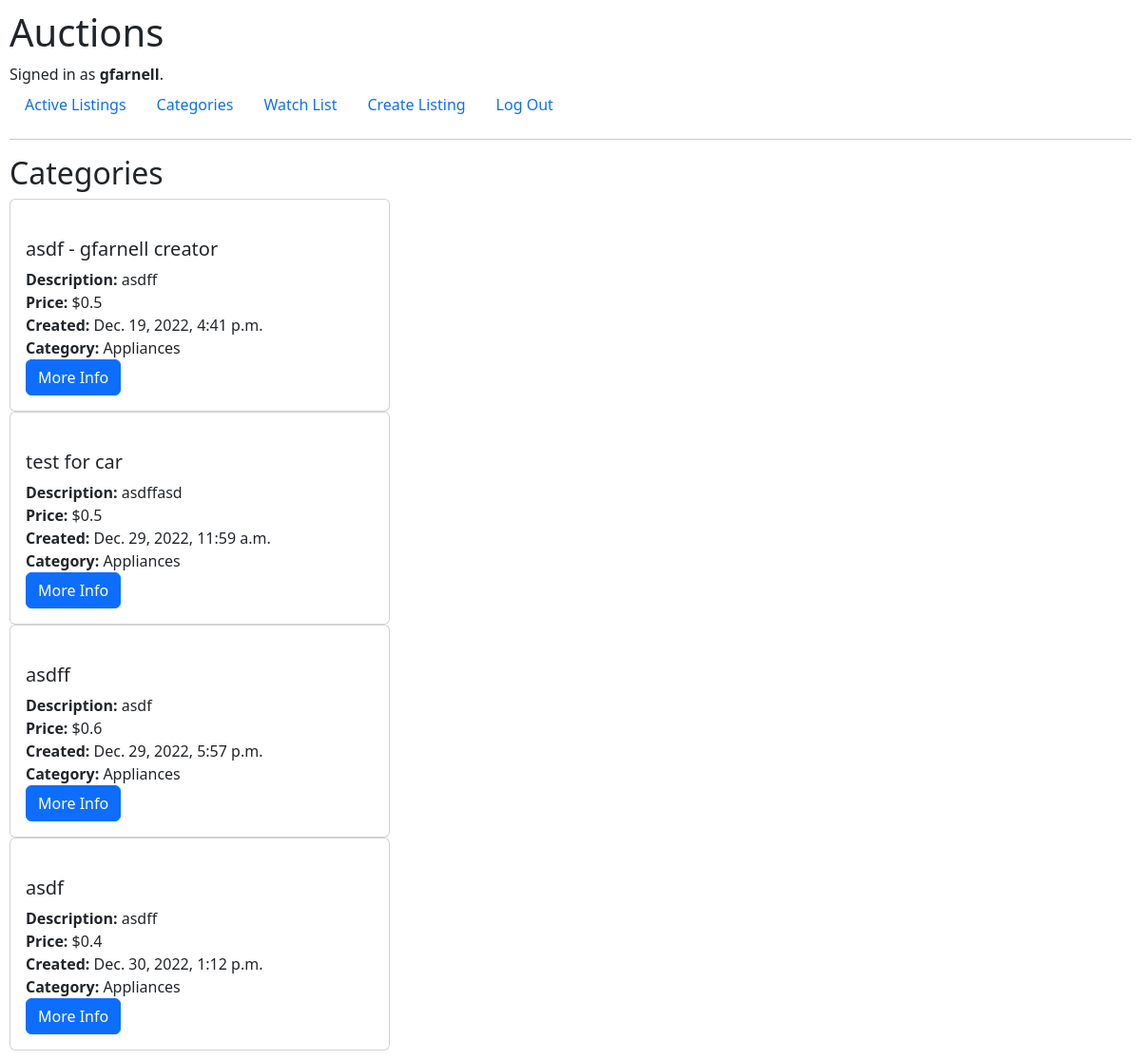
The app's page /category/Appliances (signed in), older data.
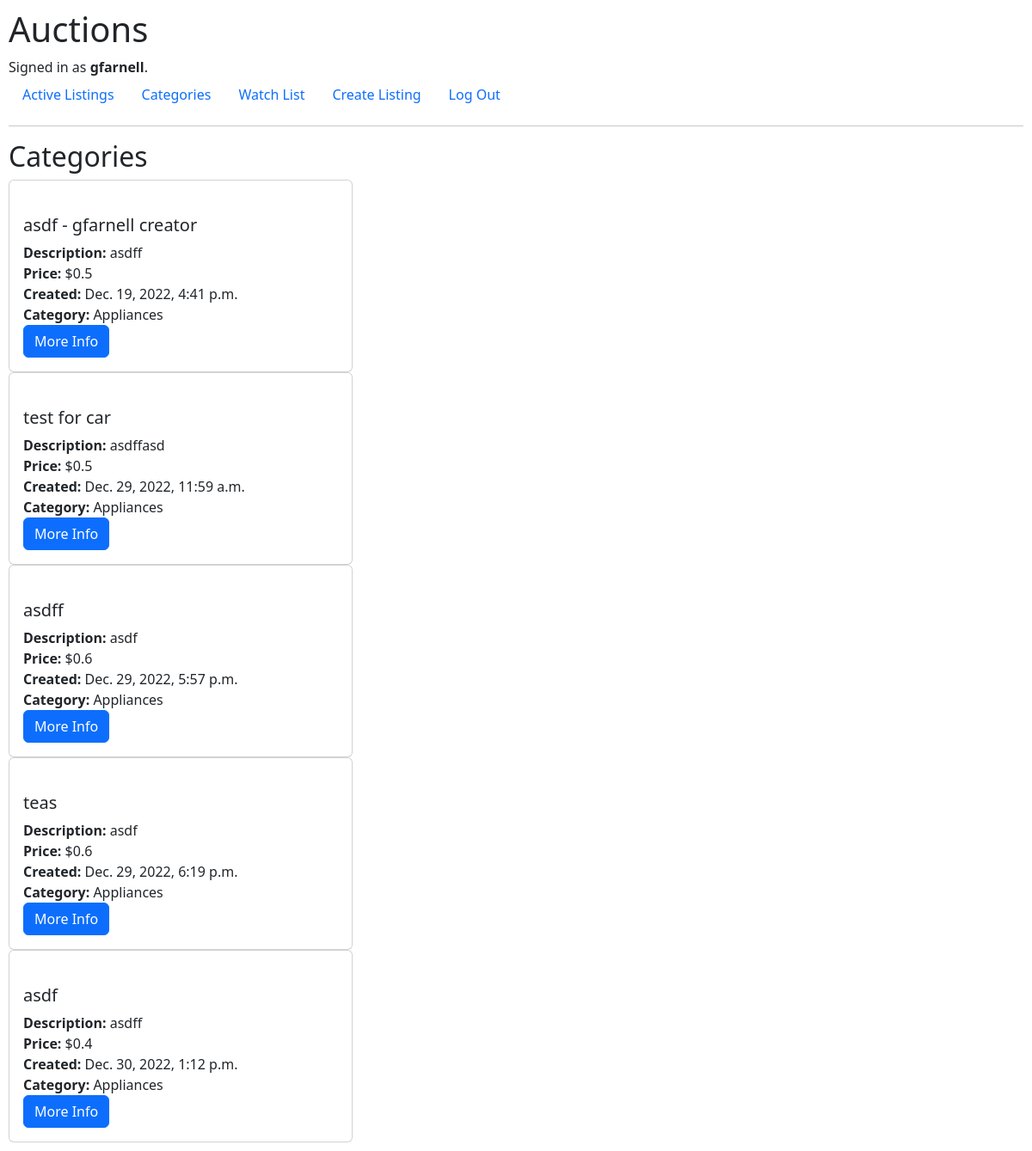
The same page, newer data.
### auctions/models.py (models this page shows, shortened)
class User(AbstractUser):
    pass

class Listings(models.Model):
    creator = models.ForeignKey(
        User, on_delete=models.PROTECT, related_name="get_creator_listings", blank=False)
    buyer = models.ForeignKey(
        User, blank=True, null=True, on_delete=models.PROTECT, related_name="get_buyer_listings")
    watchers = models.ManyToManyField(
        User, blank=True, related_name="get_watched_listings")
    title = models.CharField(max_length=64)
    description = models.CharField(max_length=300)
    startingBid = models.FloatField(max_length=64)
    createdDate = models.DateTimeField(auto_now_add=True)
    active = models.BooleanField(default=True)
    url = models.CharField(max_length=128, blank=True)
    category = models.CharField(max_length=64, choices=category_choices, default="No Category")

### auctions/views.py (the view)
# urls.py: path("category/<str:category>", views.displayCategoryListings, name="displayCategoryListings")
@login_required
def displayCategoryListings(request, category):
    listings = Listings.objects.all()
    return render(request, "auctions/categoryListing.html", {"listings": listings, "category": category})

### auctions/templates/auctions/categoryListing.html (shortened to what this page needs)
{% extends "auctions/layout.html" %}
{% load static %}
{% block body %}
<h2>Categories</h2>
{% for listing in listings %}
{% if listing.active == True %}
{% if listing.category == category %}
<div id="container_card">
    <div class="card">
        <a href="{% url 'listings' listing.id %}" class="card-link">
        </a>
        <div class="card-body">
            <ul class="list-group list-group-flush">
                <li>
                    <h5>{{ listing.title}}</h5>
                </li>
                <li><b>Description:</b> {{ listing.description}}</li>
                <li><b>Price:</b> ${{ listing.startingBid}}</li>
                <li><b>Created:</b> {{ listing.createdDate}}</li>
                <li><b>Category:</b> {{ listing.category}}</li>
                <li><a class="btn btn-primary" href="{% url 'listings' listing.id %}">More Info</a></li>
            </ul>
        </div>
    </div>
</div>
{% endif %}
{% endif %}
{% endfor %}
{% endblock %}

### auctions/templates/auctions/layout.html (shortened to what this page needs)
{% load static %}
<!DOCTYPE html>
<html lang="en">
<head>
<link href="https://cdn.jsdelivr.net/npm/bootstrap@5.2.3/dist/css/bootstrap.min.css" rel="stylesheet">
<link href="{% static 'static/styles.css' %}" rel="stylesheet" type="text/css">
</head>
<body>
    <h1>Auctions</h1>
    <div>
        {% if user.is_authenticated %}
        Signed in as <strong>{{ user.username }}</strong>.
        {% else %}
        Not signed in.
        {% endif %}
    </div>
    <ul class="nav">
        {% if user.is_authenticated %}
        <li class="nav-item">
            <a class="nav-link" href="{% url 'activeListings' %}">Active Listings</a>
        </li>
        <li class="nav-item">
            <a class="nav-link" href="{% url 'categories' %}">Categories</a>
        </li>
        <li class="nav-item">
            <a class="nav-link" href="{% url 'displayWatchlist' %}">Watch List</a>
        </li>
        <li class="nav-item">
            <a class="nav-link" href="{% url 'createlisting' %}">Create Listing</a>
        </li>
        <li class="nav-item">
            <a class="nav-link" href="{% url 'logout' %}">Log Out</a>
        </li>
        {% endif %}
    </ul>
    <hr>
    {% block body %}
    {% endblock %}
</body>
</html>

### auctions/static/static/styles.css (style rules this page uses)
body { padding: 10px; }
ul { list-style: none; padding-left: 0px; }
a { text-decoration: none; }
#container_card { width: 25rem; }

Row changes from the older to the newer data that the page shows:
now on this page (row edited): Listings: title "teas", description "asdf", startingBid "0.6", createdDate "Dec. 29, 2022, 6:19 p.m.", category "Appliances"
